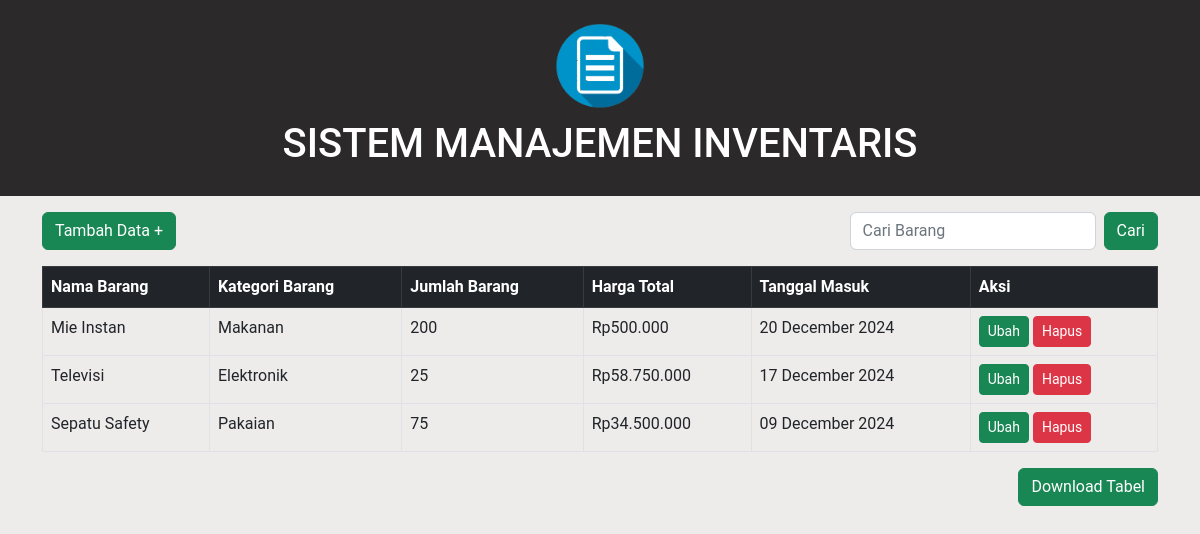
The page / on the database its author committed.
### tables this page shows
CREATE TABLE `tabel_barang` (
  `nama` varchar(50) NOT NULL,
  `kategori` enum('Elektronik','Pakaian','Makanan','Lainnya') NOT NULL,
  `jumlah` int(10) NOT NULL,
  `harga` int(10) NOT NULL,
  `tanggal_masuk` date NOT NULL
);

### index.php (the view, shortened to what this page needs)
<!DOCTYPE html>
<html>
<head>
  <link href="https://cdn.jsdelivr.net/npm/bootstrap@5.2.3/dist/css/bootstrap.min.css" rel="stylesheet">
  <link rel="stylesheet" href="https://cdnjs.cloudflare.com/ajax/libs/font-awesome/5.15.4/css/all.min.css">
  <link rel="stylesheet" type="text/css" href="CSS/style.css">
</head>
<body>
  <div class="header">
    <img src="Asset/list.png" alt="Inventaris" width="100px" height="100px">
    <h1>SISTEM MANAJEMEN INVENTARIS</h1>
  </div>
  <div class="container mt-3">
    <div class="d-flex justify-content-between align-items-center mb-3">
      <a class="btn btn-success" href="add.php" role="button">Tambah Data +</a>
      <form action="caribarang.php" method="post" id="nama" class="d-flex">
        <input type="text" placeholder="Cari Barang" name="nama" class="form-control me-2">
        <button type="submit" class="btn btn-success">
          <i class="bi bi-search"></i> Cari
        </button>
      </form>
    </div>
    <div class="table-responsive">
      <table class="table table-bordered table-hover">
        <thead class="table-dark">
          <tr>
            <th>Nama Barang</th>
            <th>Kategori Barang</th>
            <th>Jumlah Barang</th>
            <th>Harga Total</th>
            <th>Tanggal Masuk</th>
            <th>Aksi</th>
          </tr>
        </thead>
      <tbody>
        <?php
        include 'koneksi.php';
        $sql = "SELECT * FROM barang.tabel_barang";
        if($result = mysqli_query($koneksi, $sql)){
            if(mysqli_num_rows($result) > 0){
                while($row = mysqli_fetch_array($result)){
                    $hargaTotal = $row['harga'] * $row['jumlah'];
                    echo "<tr>";
                    echo "<td>" . htmlspecialchars($row['nama']) . "</td>";
                    echo "<td>" . htmlspecialchars($row['kategori']) . "</td>";
                    echo "<td>" . htmlspecialchars($row['jumlah']) . "</td>";
                    echo "<td>Rp" . htmlspecialchars(number_format($hargaTotal, 0, '', '.')) . "</td>";
                    echo "<td>" . htmlspecialchars(date('d F Y', strtotime($row['tanggal_masuk']))) . "</td>";
                    echo "<td>
                            <a href='edit.php?nama=". htmlspecialchars($row["nama"])."' class='btn btn-success btn-sm'>Ubah</a>
                            <a href='delete.php?nama=". htmlspecialchars($row["nama"])."' class='btn btn-danger btn-sm'>Hapus</a>
                          </td>";
                    echo "</tr>";
                }
            } else {
                echo "<tr><td colspan='6' class='text-center'>Tidak ada data yang ditemukan.</td></tr>";
            }
        } else {
            echo "<tr><td colspan='6' class='text-center'>Gagal mengeksekusi query.</td></tr>";
        }
        ?>
      </tbody>
      </table>
      <a href="export_csv.php" class="btn btn-success mb-3 float-end">Download Tabel</a>
    </div>
  </div>
</body>
</html>

### CSS/style.css (style rules this page uses)
body { font-family: 'Roboto', sans-serif; margin: 0; padding: 0; background-color: #eeebeb; }
.header { background-color: #2b2929; color: white; text-align: center; padding: 20px; }
.header img { vertical-align: middle; }

### rows shown on the page
tabel_barang: nama "Mie Instan", kategori "Makanan", jumlah "200", hargaTotal "500.000", tanggal_masuk "20 December 2024"
tabel_barang: nama "Televisi", kategori "Elektronik", jumlah "25", hargaTotal "58.750.000", tanggal_masuk "17 December 2024"
tabel_barang: nama "Sepatu Safety", kategori "Pakaian", jumlah "75", hargaTotal "34.500.000", tanggal_masuk "09 December 2024"
